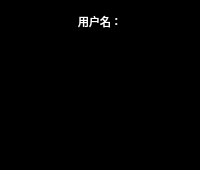
<?xml version="1.0" encoding="UTF-8"?>
<ui version="4.0">
 <class>my_usershow</class>
 <widget class="QWidget" name="my_usershow">
  <property name="geometry">
   <rect>
    <x>0</x>
    <y>0</y>
    <width>200</width>
    <height>170</height>
   </rect>
  </property>
  <property name="minimumSize">
   <size>
    <width>200</width>
    <height>170</height>
   </size>
  </property>
  <property name="maximumSize">
   <size>
    <width>1080</width>
    <height>960</height>
   </size>
  </property>
  <property name="font">
   <font>
    <family>微软雅黑</family>
   </font>
  </property>
  <property name="windowTitle">
   <string>Form</string>
  </property>
  <property name="styleSheet">
   <string notr="true">
background-color: rgb(0, 0, 0);
color: rgb(255, 255, 255);</string>
  </property>
  <layout class="QVBoxLayout" name="verticalLayout">
   <item>
    <widget class="QLabel" name="lb_name">
     <property name="enabled">
      <bool>true</bool>
     </property>
     <property name="minimumSize">
      <size>
       <width>0</width>
       <height>20</height>
      </size>
     </property>
     <property name="maximumSize">
      <size>
       <width>16777215</width>
       <height>20</height>
      </size>
     </property>
     <property name="font">
      <font>
       <family>微软雅黑</family>
       <pointsize>8</pointsize>
      </font>
     </property>
     <property name="text">
      <string>用户名：</string>
     </property>
     <property name="alignment">
      <set>Qt::AlignCenter</set>
     </property>
    </widget>
   </item>
   <item>
    <spacer name="verticalSpacer">
     <property name="orientation">
      <enum>Qt::Vertical</enum>
     </property>
     <property name="sizeHint" stdset="0">
      <size>
       <width>20</width>
       <height>121</height>
      </size>
     </property>
    </spacer>
   </item>
  </layout>
 </widget>
 <resources/>
 <connections/>
</ui>
